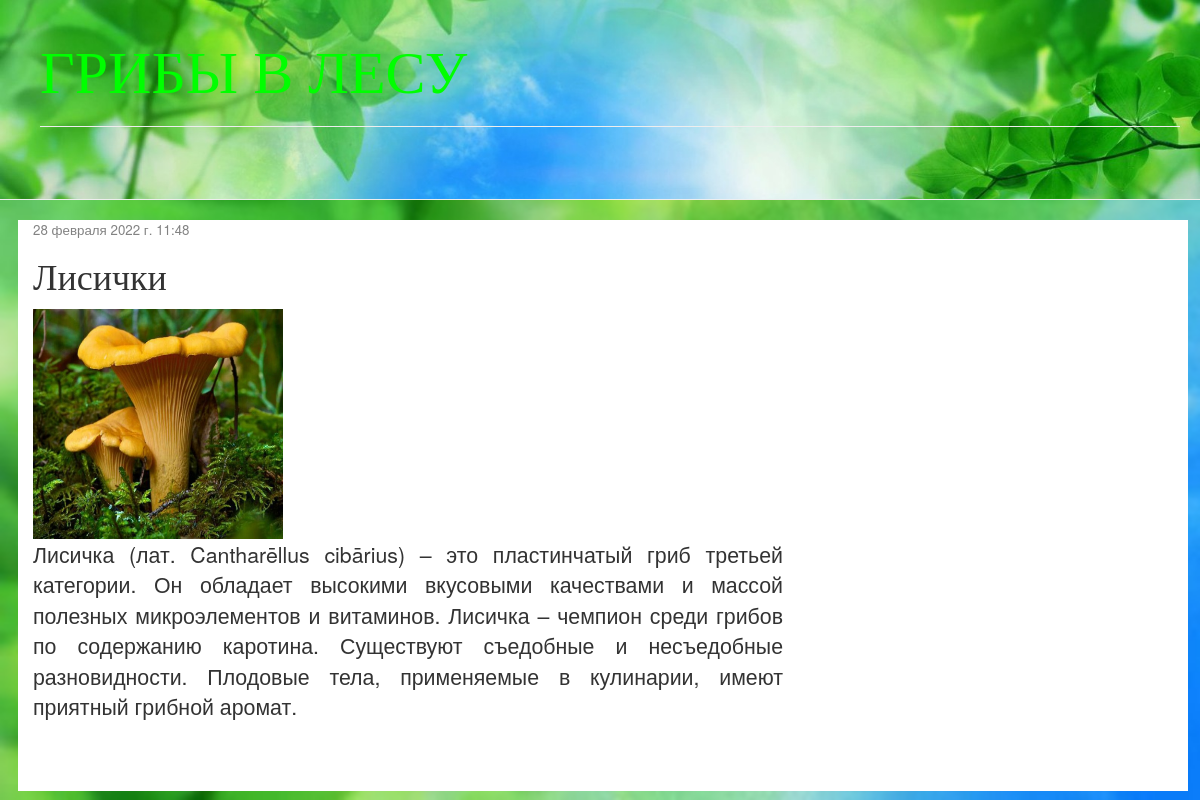
The app's page /post/2/ with its own data.
### blog/models.py (models this page shows, shortened)
class Post(models.Model):
    author = models.ForeignKey(settings.AUTH_USER_MODEL, on_delete=models.CASCADE)
    title = models.CharField(max_length=200)
    text = models.TextField()
    image = models.FileField(null=True, blank=True)
    created_date = models.DateTimeField(default=timezone.now)
    published_date = models.DateTimeField(blank=True, null=True)

### blog/views.py (the view)
# urls.py: path('post/<int:pk>/', views.post_detail, name='post_detail'),
def post_detail(request, pk):
    post = get_object_or_404(Post, pk=pk)
    return render(request, 'blog/post_detail.html', {'post': post})

### blog/templates/blog/post_detail.html (shortened to what this page needs)
{% extends 'blog/base.html' %}
{% block content %}
    <div class="post">
        {% if post.published_date %}
            <div class="date">
                {{ post.published_date }}
            </div>
        {% endif %}
        <h1>{{ post.title }}</h1>
        <img src="{{ post.image.url}}" width="250" height="230" alt="">
        <p>{{ post.text|linebreaksbr}}</p>
    </div>
{% endblock %}

### blog/static/css/blog.css (style rules this page uses)
body { text-align:justify; width:100%; height:200px; background: url('../css/nubex.jpg') no-repeat; background-size:cover }
h1, h2, h3, h4 { font-family: 'Arial Black'; }
.date { color: #828282; font-size: 10pt; }
.post { margin-bottom: 70px; }

### records on screen
Post: published_date "28 февраля 2022 г. 11:48", title "Лисички", image (picture), text "Лисичка (лат. Cantharēllus cibārius) – это пластинчатый гриб третьей категории. Он обладает высокими вкусовыми качествами и массой полезных микроэлементов и витаминов. Лисичка – чемпион среди грибов по содержанию каротина. Существуют съедобные и несъедобные разновидности. Плодовые тела, применяемые в кулинарии, имеют приятный грибной аромат."
